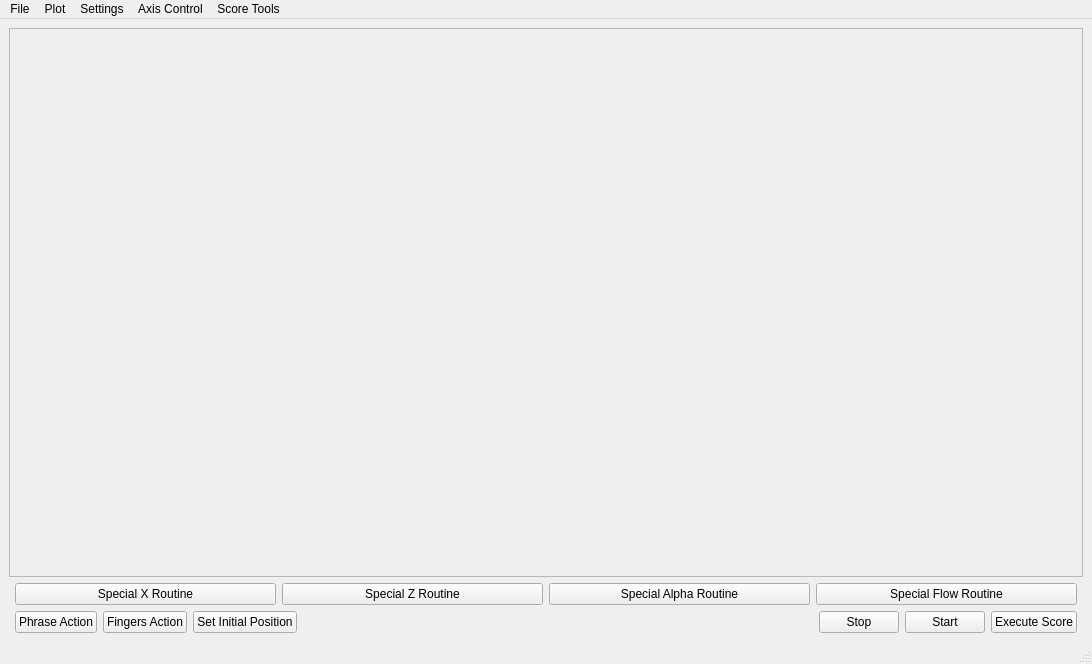
<?xml version="1.0" encoding="UTF-8"?>
<ui version="4.0">
 <class>MainWindow</class>
 <widget class="QMainWindow" name="MainWindow">
  <property name="geometry">
   <rect>
    <x>0</x>
    <y>0</y>
    <width>1092</width>
    <height>664</height>
   </rect>
  </property>
  <property name="windowTitle">
   <string>MainWindow</string>
  </property>
  <widget class="QWidget" name="centralwidget">
   <layout class="QGridLayout" name="gridLayout">
    <item row="0" column="0" colspan="9">
     <widget class="QScrollArea" name="scrollArea">
      <property name="sizePolicy">
       <sizepolicy hsizetype="Expanding" vsizetype="Expanding">
        <horstretch>0</horstretch>
        <verstretch>0</verstretch>
       </sizepolicy>
      </property>
      <property name="sizeAdjustPolicy">
       <enum>QAbstractScrollArea::AdjustIgnored</enum>
      </property>
      <property name="widgetResizable">
       <bool>true</bool>
      </property>
      <widget class="QWidget" name="scrollAreaWidgetContents">
       <property name="geometry">
        <rect>
         <x>0</x>
         <y>0</y>
         <width>1068</width>
         <height>515</height>
        </rect>
       </property>
       <layout class="QGridLayout" name="gridLayout_2">
        <item row="0" column="2" rowspan="2">
         <spacer name="horizontalSpacer_2">
          <property name="orientation">
           <enum>Qt::Horizontal</enum>
          </property>
          <property name="sizeHint" stdset="0">
           <size>
            <width>40</width>
            <height>20</height>
           </size>
          </property>
         </spacer>
        </item>
        <item row="1" column="1">
         <layout class="QHBoxLayout" name="fingersScoreLayout">
          <property name="sizeConstraint">
           <enum>QLayout::SetMinimumSize</enum>
          </property>
         </layout>
        </item>
        <item row="0" column="1">
         <layout class="QHBoxLayout" name="scoreLayout">
          <property name="sizeConstraint">
           <enum>QLayout::SetMinimumSize</enum>
          </property>
         </layout>
        </item>
        <item row="0" column="0" rowspan="2">
         <layout class="QHBoxLayout" name="initialPositionLayout"/>
        </item>
       </layout>
      </widget>
     </widget>
    </item>
    <item row="6" column="4">
     <spacer name="horizontalSpacer">
      <property name="orientation">
       <enum>Qt::Horizontal</enum>
      </property>
      <property name="sizeHint" stdset="0">
       <size>
        <width>40</width>
        <height>20</height>
       </size>
      </property>
     </spacer>
    </item>
    <item row="6" column="5">
     <widget class="QPushButton" name="stopButton">
      <property name="text">
       <string>Stop</string>
      </property>
     </widget>
    </item>
    <item row="6" column="7">
     <widget class="QPushButton" name="executeButton">
      <property name="text">
       <string>Execute Score</string>
      </property>
     </widget>
    </item>
    <item row="6" column="1">
     <widget class="QPushButton" name="addActionButton">
      <property name="text">
       <string>Phrase Action</string>
      </property>
     </widget>
    </item>
    <item row="6" column="6">
     <widget class="QPushButton" name="startButton">
      <property name="text">
       <string>Start</string>
      </property>
     </widget>
    </item>
    <item row="6" column="3">
     <widget class="QPushButton" name="setInitialPositionButton">
      <property name="text">
       <string>Set Initial Position</string>
      </property>
     </widget>
    </item>
    <item row="6" column="2">
     <widget class="QPushButton" name="fingersActionButton">
      <property name="text">
       <string>Fingers Action</string>
      </property>
     </widget>
    </item>
    <item row="2" column="1" rowspan="2" colspan="7">
     <layout class="QHBoxLayout" name="horizontalLayout">
      <item>
       <widget class="QPushButton" name="specialXButton">
        <property name="text">
         <string>Special X Routine</string>
        </property>
       </widget>
      </item>
      <item>
       <widget class="QPushButton" name="specialZButton">
        <property name="text">
         <string>Special Z Routine</string>
        </property>
       </widget>
      </item>
      <item>
       <widget class="QPushButton" name="specialAlphaButton">
        <property name="text">
         <string>Special Alpha Routine</string>
        </property>
       </widget>
      </item>
      <item>
       <widget class="QPushButton" name="specialFlowButton">
        <property name="text">
         <string>Special Flow Routine</string>
        </property>
       </widget>
      </item>
     </layout>
    </item>
   </layout>
  </widget>
  <widget class="QMenuBar" name="menubar">
   <property name="geometry">
    <rect>
     <x>0</x>
     <y>0</y>
     <width>1092</width>
     <height>26</height>
    </rect>
   </property>
   <widget class="QMenu" name="menuFile">
    <property name="title">
     <string>File</string>
    </property>
    <widget class="QMenu" name="menuRecentFiles">
     <property name="title">
      <string>Recent Files...</string>
     </property>
     <addaction name="separator"/>
    </widget>
    <addaction name="actionNew"/>
    <addaction name="actionOpen_2"/>
    <addaction name="menuRecentFiles"/>
    <addaction name="separator"/>
    <addaction name="actionSave"/>
    <addaction name="actionSaveAs"/>
   </widget>
   <widget class="QMenu" name="menuView">
    <property name="title">
     <string>Plot</string>
    </property>
    <addaction name="actionMeasureRadius"/>
    <addaction name="actionMeasureTheta"/>
    <addaction name="actionMeasureOffset"/>
    <addaction name="actionMeasurePosition"/>
    <addaction name="actionMeasureMouthPressure"/>
    <addaction name="actionMeasureMassFlowRate"/>
    <addaction name="actionMeasureVolumeFlowRate"/>
    <addaction name="actionMeasureAirTemperature"/>
    <addaction name="actionMeasureSoundFrequency"/>
    <addaction name="actionMeasureXPosition"/>
    <addaction name="actionMeasureZPosition"/>
    <addaction name="actionMeasureAlphaPosition"/>
   </widget>
   <widget class="QMenu" name="menuConfiguration">
    <property name="title">
     <string>Settings</string>
    </property>
    <widget class="QMenu" name="menuAutoHome_Routine">
     <property name="title">
      <string>AutoHome Routine</string>
     </property>
     <addaction name="actionAutoHome_X"/>
     <addaction name="actionAutoHome_Z"/>
     <addaction name="actionAutoHome_Alpha"/>
    </widget>
    <addaction name="actionChangeFlutePosition"/>
    <addaction name="menuAutoHome_Routine"/>
    <addaction name="actionConfigureFlowControlLoop"/>
    <addaction name="actionZoomScore"/>
   </widget>
   <widget class="QMenu" name="menuDrivers">
    <property name="title">
     <string>Axis Control</string>
    </property>
    <addaction name="actionXAxisTool"/>
    <addaction name="actionZAxisTool"/>
    <addaction name="actionAlphaAxisTool"/>
   </widget>
   <widget class="QMenu" name="menuScore_Tools">
    <property name="title">
     <string>Score Tools</string>
    </property>
    <widget class="QMenu" name="menuGenerate_states_from_notes">
     <property name="title">
      <string>Generate states from notes</string>
     </property>
     <addaction name="actionGenerate_states_from_notesOn_same_file"/>
     <addaction name="actionGenerate_states_from_notesOn_different_file"/>
    </widget>
    <widget class="QMenu" name="menuAdd_correction">
     <property name="title">
      <string>Add correction</string>
     </property>
     <addaction name="actionAdd_correctionOn_same_file"/>
     <addaction name="actionAdd_correctionOn_different_file"/>
    </widget>
    <widget class="QMenu" name="menuScale_time">
     <property name="title">
      <string>Scale time</string>
     </property>
     <addaction name="actionScale_timeOn_same_file"/>
     <addaction name="actionScale_timeOn_different_file"/>
    </widget>
    <addaction name="menuGenerate_states_from_notes"/>
    <addaction name="menuAdd_correction"/>
    <addaction name="menuScale_time"/>
    <addaction name="actionUpdate_default_positions"/>
   </widget>
   <addaction name="menuFile"/>
   <addaction name="menuView"/>
   <addaction name="menuConfiguration"/>
   <addaction name="menuDrivers"/>
   <addaction name="menuScore_Tools"/>
  </widget>
  <widget class="QStatusBar" name="statusbar"/>
  <action name="actionOpen">
   <property name="text">
    <string>Open..</string>
   </property>
  </action>
  <action name="actionSave_As">
   <property name="text">
    <string>Save As...</string>
   </property>
  </action>
  <action name="actionNew">
   <property name="text">
    <string>New...</string>
   </property>
  </action>
  <action name="actionOpen_2">
   <property name="text">
    <string>Open...</string>
   </property>
  </action>
  <action name="actionSave_As_2">
   <property name="text">
    <string>Save As...</string>
   </property>
  </action>
  <action name="actionSave">
   <property name="text">
    <string>Save</string>
   </property>
  </action>
  <action name="actionSaveAs">
   <property name="text">
    <string>Save As...</string>
   </property>
  </action>
  <action name="actionMeasureRadius">
   <property name="text">
    <string>Radius</string>
   </property>
  </action>
  <action name="actionMeasureTheta">
   <property name="text">
    <string>Incidence Angle</string>
   </property>
  </action>
  <action name="actionMeasureOffset">
   <property name="text">
    <string>Jet Offset</string>
   </property>
  </action>
  <action name="actionMeasurePosition">
   <property name="text">
    <string>Position</string>
   </property>
  </action>
  <action name="actionMeasureMouthPressure">
   <property name="text">
    <string>Mouth Pressure</string>
   </property>
  </action>
  <action name="actionMeasureMassFlowRate">
   <property name="text">
    <string>Mass Flow Rate</string>
   </property>
  </action>
  <action name="actionMeasureVolumeFlowRate">
   <property name="text">
    <string>Volume Flow Rate</string>
   </property>
  </action>
  <action name="actionMeasureAirTemperature">
   <property name="text">
    <string>Air Temperature</string>
   </property>
  </action>
  <action name="actionMeasureSoundFrequency">
   <property name="text">
    <string>Sound Frequency</string>
   </property>
  </action>
  <action name="actionChangeFlutePosition">
   <property name="text">
    <string>Change Flute Position</string>
   </property>
  </action>
  <action name="actionReconnectFlowController">
   <property name="text">
    <string>Flow Controller</string>
   </property>
  </action>
  <action name="actionReconnectPreasureSensor">
   <property name="text">
    <string>Preasure Sensor</string>
   </property>
  </action>
  <action name="actionReconnectXController">
   <property name="text">
    <string>X Controller</string>
   </property>
  </action>
  <action name="actionReconnectZController">
   <property name="text">
    <string>Z Controller</string>
   </property>
  </action>
  <action name="actionReconnectAngleController">
   <property name="text">
    <string>Angle Controller</string>
   </property>
  </action>
  <action name="actionConfigureFlowControlLoop">
   <property name="text">
    <string>Configure Flow Control Loop</string>
   </property>
  </action>
  <action name="actionXAxisTool">
   <property name="text">
    <string>X Axis Tool</string>
   </property>
  </action>
  <action name="actionZAxisTool">
   <property name="text">
    <string>Z Axis Tool</string>
   </property>
  </action>
  <action name="actionAlphaAxisTool">
   <property name="text">
    <string>Alpha Axis Tool</string>
   </property>
  </action>
  <action name="actionMeasureXPosition">
   <property name="text">
    <string>X Position</string>
   </property>
  </action>
  <action name="actionMeasureZPosition">
   <property name="text">
    <string>Z Position</string>
   </property>
  </action>
  <action name="actionMeasureAlphaPosition">
   <property name="text">
    <string>Alpha Position</string>
   </property>
  </action>
  <action name="actionAutoHome_X">
   <property name="text">
    <string>AutoHome X</string>
   </property>
  </action>
  <action name="actionAutoHome_Z">
   <property name="text">
    <string>AutoHome Z</string>
   </property>
  </action>
  <action name="actionAutoHome_Alpha">
   <property name="text">
    <string>AutoHome Alpha</string>
   </property>
  </action>
  <action name="actionGenerate_states_from_notesOn_same_file">
   <property name="text">
    <string>On same file</string>
   </property>
  </action>
  <action name="actionGenerate_states_from_notesOn_different_file">
   <property name="text">
    <string>On different file</string>
   </property>
  </action>
  <action name="actionAdd_correctionOn_same_file">
   <property name="text">
    <string>On same file</string>
   </property>
  </action>
  <action name="actionAdd_correctionOn_different_file">
   <property name="text">
    <string>On different file</string>
   </property>
  </action>
  <action name="actionScale_timeOn_same_file">
   <property name="text">
    <string>On same file</string>
   </property>
  </action>
  <action name="actionScale_timeOn_different_file">
   <property name="text">
    <string>On different file</string>
   </property>
  </action>
  <action name="actionUpdate_default_positions">
   <property name="text">
    <string>Update default positions table</string>
   </property>
  </action>
  <action name="actionZoomScore">
   <property name="text">
    <string>Zoom score</string>
   </property>
  </action>
 </widget>
 <resources/>
 <connections/>
</ui>
